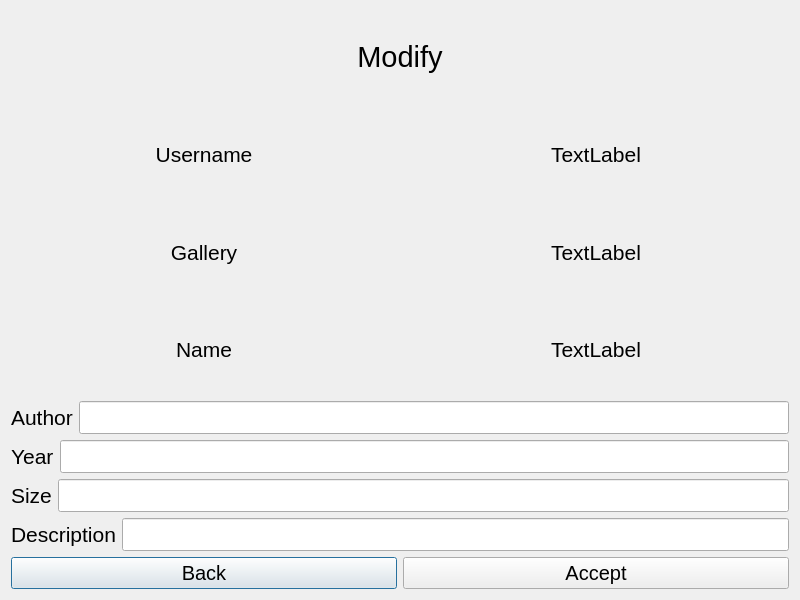
<?xml version="1.0" encoding="UTF-8"?>
<ui version="4.0">
 <class>EditMetadataDialog</class>
 <widget class="QDialog" name="EditMetadataDialog">
  <property name="geometry">
   <rect>
    <x>0</x>
    <y>0</y>
    <width>800</width>
    <height>600</height>
   </rect>
  </property>
  <property name="windowTitle">
   <string>Dialog</string>
  </property>
  <layout class="QVBoxLayout" name="verticalLayout">
   <item>
    <layout class="QHBoxLayout" name="horizontalLayout">
     <item>
      <widget class="QLabel" name="label">
       <property name="font">
        <font>
         <pointsize>22</pointsize>
        </font>
       </property>
       <property name="text">
        <string>Modify</string>
       </property>
       <property name="alignment">
        <set>Qt::AlignCenter</set>
       </property>
      </widget>
     </item>
    </layout>
   </item>
   <item>
    <layout class="QHBoxLayout" name="horizontalLayout_3">
     <item>
      <widget class="QLabel" name="label_7">
       <property name="font">
        <font>
         <pointsize>16</pointsize>
        </font>
       </property>
       <property name="text">
        <string>Username</string>
       </property>
       <property name="alignment">
        <set>Qt::AlignCenter</set>
       </property>
      </widget>
     </item>
     <item>
      <widget class="QLabel" name="label_2">
       <property name="font">
        <font>
         <pointsize>16</pointsize>
        </font>
       </property>
       <property name="text">
        <string>TextLabel</string>
       </property>
       <property name="alignment">
        <set>Qt::AlignCenter</set>
       </property>
      </widget>
     </item>
    </layout>
   </item>
   <item>
    <layout class="QHBoxLayout" name="horizontalLayout_8">
     <item>
      <widget class="QLabel" name="label_6">
       <property name="font">
        <font>
         <pointsize>16</pointsize>
        </font>
       </property>
       <property name="text">
        <string>Gallery</string>
       </property>
       <property name="alignment">
        <set>Qt::AlignCenter</set>
       </property>
      </widget>
     </item>
     <item>
      <widget class="QLabel" name="label_3">
       <property name="font">
        <font>
         <pointsize>16</pointsize>
        </font>
       </property>
       <property name="text">
        <string>TextLabel</string>
       </property>
       <property name="alignment">
        <set>Qt::AlignCenter</set>
       </property>
      </widget>
     </item>
    </layout>
   </item>
   <item>
    <layout class="QHBoxLayout" name="horizontalLayout_7">
     <item>
      <widget class="QLabel" name="label_5">
       <property name="font">
        <font>
         <pointsize>16</pointsize>
        </font>
       </property>
       <property name="text">
        <string>Name</string>
       </property>
       <property name="alignment">
        <set>Qt::AlignCenter</set>
       </property>
      </widget>
     </item>
     <item>
      <widget class="QLabel" name="label_4">
       <property name="font">
        <font>
         <pointsize>16</pointsize>
        </font>
       </property>
       <property name="text">
        <string>TextLabel</string>
       </property>
       <property name="alignment">
        <set>Qt::AlignCenter</set>
       </property>
      </widget>
     </item>
    </layout>
   </item>
   <item>
    <layout class="QHBoxLayout" name="horizontalLayout_6">
     <item>
      <widget class="QLabel" name="label_8">
       <property name="font">
        <font>
         <pointsize>16</pointsize>
        </font>
       </property>
       <property name="text">
        <string>Author</string>
       </property>
      </widget>
     </item>
     <item>
      <widget class="QLineEdit" name="lineEdit">
       <property name="font">
        <font>
         <pointsize>16</pointsize>
        </font>
       </property>
       <property name="alignment">
        <set>Qt::AlignCenter</set>
       </property>
      </widget>
     </item>
    </layout>
   </item>
   <item>
    <layout class="QHBoxLayout" name="horizontalLayout_5">
     <item>
      <widget class="QLabel" name="label_9">
       <property name="font">
        <font>
         <pointsize>16</pointsize>
        </font>
       </property>
       <property name="text">
        <string>Year</string>
       </property>
      </widget>
     </item>
     <item>
      <widget class="QLineEdit" name="lineEdit_2">
       <property name="font">
        <font>
         <pointsize>16</pointsize>
        </font>
       </property>
       <property name="alignment">
        <set>Qt::AlignCenter</set>
       </property>
      </widget>
     </item>
    </layout>
   </item>
   <item>
    <layout class="QHBoxLayout" name="horizontalLayout_4">
     <item>
      <widget class="QLabel" name="label_10">
       <property name="font">
        <font>
         <pointsize>16</pointsize>
        </font>
       </property>
       <property name="text">
        <string>Size</string>
       </property>
      </widget>
     </item>
     <item>
      <widget class="QLineEdit" name="lineEdit_3">
       <property name="font">
        <font>
         <pointsize>16</pointsize>
        </font>
       </property>
       <property name="alignment">
        <set>Qt::AlignCenter</set>
       </property>
      </widget>
     </item>
    </layout>
   </item>
   <item>
    <layout class="QHBoxLayout" name="horizontalLayout_9">
     <item>
      <widget class="QLabel" name="label_11">
       <property name="font">
        <font>
         <pointsize>16</pointsize>
        </font>
       </property>
       <property name="text">
        <string>Description</string>
       </property>
      </widget>
     </item>
     <item>
      <widget class="QLineEdit" name="lineEdit_4">
       <property name="font">
        <font>
         <pointsize>16</pointsize>
        </font>
       </property>
       <property name="alignment">
        <set>Qt::AlignCenter</set>
       </property>
      </widget>
     </item>
    </layout>
   </item>
   <item>
    <layout class="QHBoxLayout" name="horizontalLayout_2">
     <item>
      <widget class="QPushButton" name="pushButton_2">
       <property name="font">
        <font>
         <pointsize>15</pointsize>
        </font>
       </property>
       <property name="text">
        <string>Back</string>
       </property>
      </widget>
     </item>
     <item>
      <widget class="QPushButton" name="pushButton">
       <property name="font">
        <font>
         <pointsize>15</pointsize>
        </font>
       </property>
       <property name="text">
        <string>Accept</string>
       </property>
      </widget>
     </item>
    </layout>
   </item>
  </layout>
 </widget>
 <resources/>
 <connections/>
</ui>
